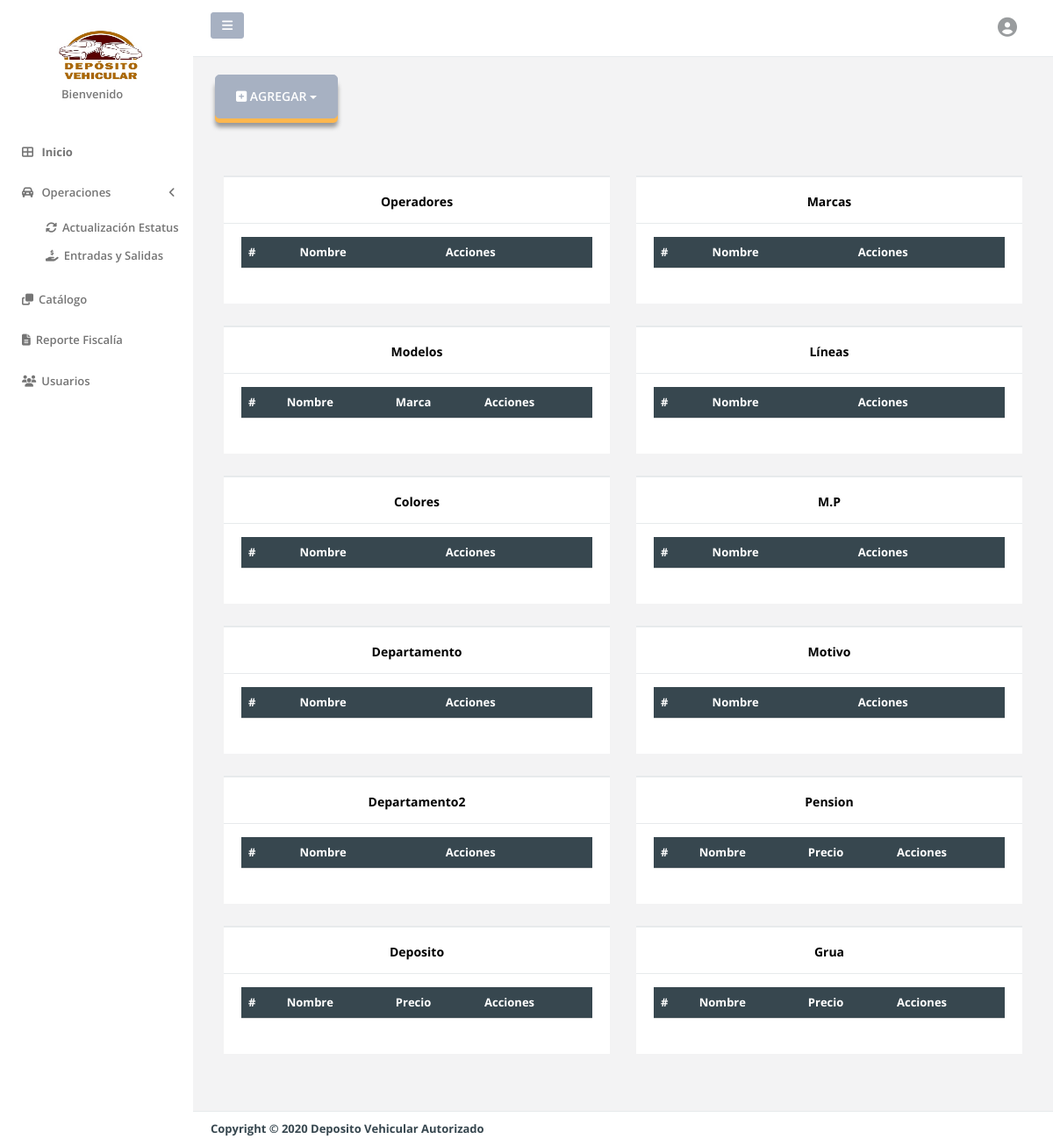
Page /catalogo.php on the earlier database version.
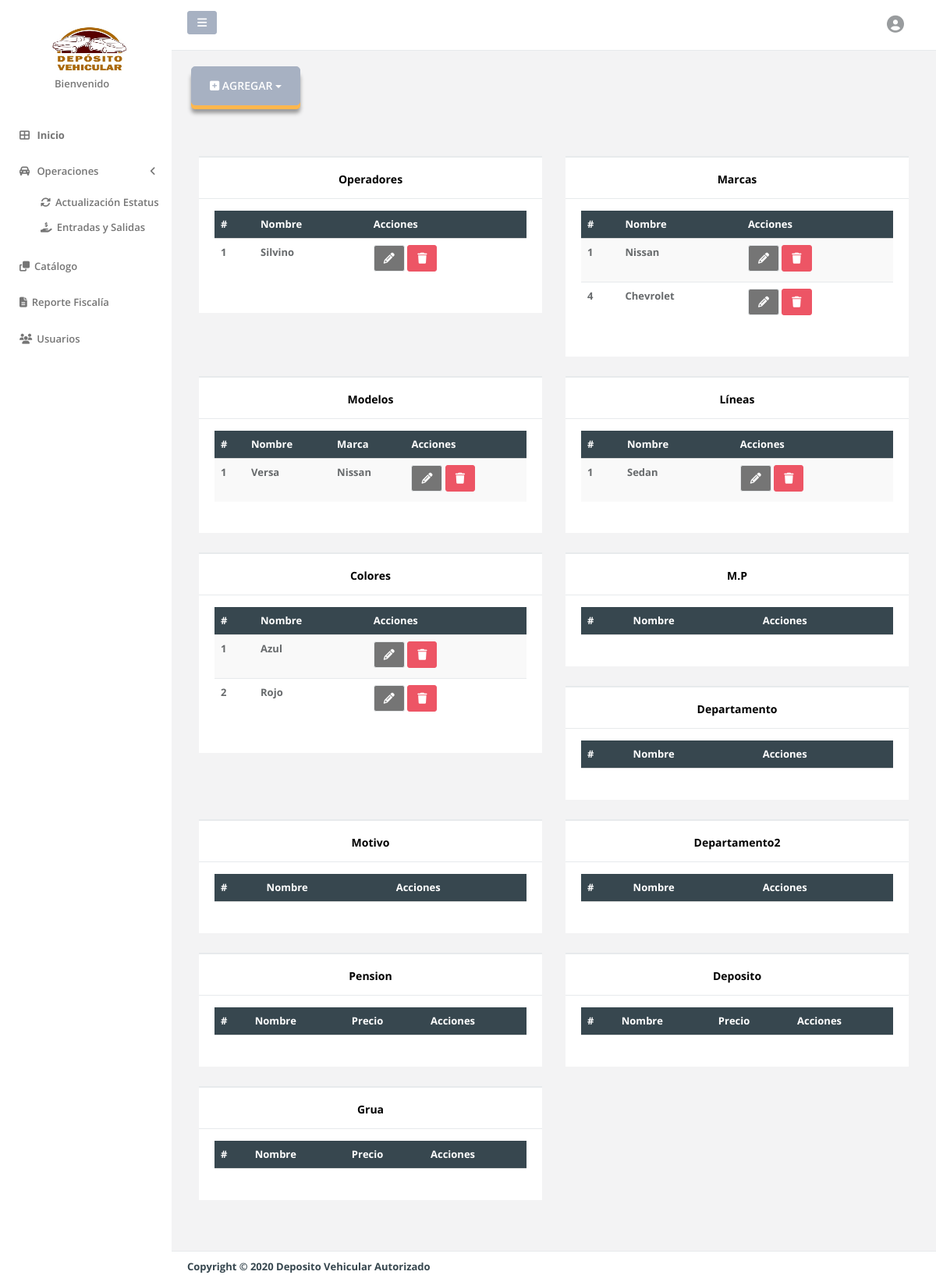
Same page on the later database version.
### tables this page shows
CREATE TABLE `operadores` (
  `id_operador` int(11) NOT NULL,
  `Nombre` varchar(200) NOT NULL
);

CREATE TABLE `marcas` (
  `id_marca` int(11) NOT NULL,
  `Nombre` varchar(100) NOT NULL
);

CREATE TABLE `modelos` (
  `id_modelo` int(11) NOT NULL,
  `MNombre` varchar(40) NOT NULL,
  `Marca` int(11) NOT NULL
);

CREATE TABLE `lineas` (
  `id_linea` int(11) NOT NULL,
  `Nombre` varchar(40) NOT NULL
);

CREATE TABLE `colores` (
  `id_color` int(11) NOT NULL,
  `Nombre` varchar(40) NOT NULL
);

### catalogo.php (the view, shortened to what the changed rows need)
<!DOCTYPE html>
<html>
<head>
    <link href="css/bootstrap.min.css" rel="stylesheet">
    <link href="font-awesome/css/font-awesome.css" rel="stylesheet">
    <link href="css/plugins/toastr/toastr.min.css" rel="stylesheet">
    <link href="css/animate.css" rel="stylesheet">
    <link href="css/style.css" rel="stylesheet">
    <link href="js/plugins/gritter/jquery.gritter.css" rel="stylesheet">
    <link href="css/plugins/dataTables/datatables.min.css" rel="stylesheet">
    <link rel="stylesheet" type="text/css" href="js/alertifyjs/css/alertify.css">
    <link rel="stylesheet" type="text/css" href="js/alertifyjs/css/themes/default.css">
</head>
<body>
<div id="wrapper" style="background-color: #fff;">
<div id="page-wrapper" class="gray-bg">
<div class="wrapper wrapper-content">
        <div class="wrapper wrapper-content animated fadeInRight">
            <div class="row">
                <div class="col-lg-6">
                <div class="ibox float-e-margins">
                    <div class="ibox-content">
                        <table class="table">
                            <thead>
                            <tr style="background-color:#37474f;color:#fff" >
                                <th>#</th>
                                <th>Nombre</th>
                                <th>Acciones</th>
                            </tr>
                            </thead>
                            <tbody>
                            <?php
                           require('ContOperador.php');
                                ?>
                            </tbody>
                        </table>
                    </div>
                </div>
            </div>
            <div class="col-lg-6">
                <div class="ibox float-e-margins">
                    <div class="ibox-content">
                        <table class="table table-striped">
                            <thead>
                            <tr style="background-color:#37474f;color:#fff">
                                <th>#</th>
                                <th>Nombre</th>
                                <th>Acciones</th>
                            </tr>
                            </thead>
                            <tbody>
                            <?php
                           require('ContMarcas.php');
                                ?>
                            </tbody>
                        </table>
                    </div>
                </div>
            </div>
            </div>
            <div class="row">
                <div class="col-lg-6">
                    <div class="ibox float-e-margins">
                        <div class="ibox-content">
                            <table class="table table-striped">
                                <thead>
                                <tr style="background-color:#37474f;color:#fff">
                                    <th>#</th>
                                    <th>Nombre</th>
                                    <th>Marca</th>
                                    <th>Acciones</th>
                                </tr>
                                </thead>
                                <tbody>
                                <?php
                           require('ContModelo.php');
                                ?>
                                </tbody>
                            </table>
                        </div>
                    </div>
                </div>
                <div class="col-lg-6">
                    <div class="ibox float-e-margins">
                        <div class="ibox-content">
                            <table class="table table-striped">
                                <thead>
                                <tr style="background-color:#37474f;color:#fff">
                                    <th>#</th>
                                    <th>Nombre</th>
                                    <th>Acciones</th>
                                </tr>
                                </thead>
                                <tbody>
                                <?php
                           require('ContLineas.php');
                                ?>
                                </tbody>
                            </table>
                        </div>
                    </div>
                </div>
                <div class="col-lg-6">
                    <div class="ibox float-e-margins">
                        <div class="ibox-content">
                            <table class="table table-striped">
                                <thead>
                                <tr style="background-color:#37474f;color:#fff">
                                    <th>#</th>
                                    <th>Nombre</th>
                                    <th>Acciones</th>
                                </tr>
                                </thead>
                                <tbody>
                                <?php
                           require('ContColor.php');
                                ?>
                                </tbody>
                            </table>
                        </div>
                    </div>
                </div>
                <div class="col-lg-6">
                    <div class="ibox float-e-margins">
                        <div class="ibox-content">
                            <table class="table table-striped">
                                <thead>
                                <tr style="background-color:#37474f;color:#fff">
                                    <th>#</th>
                                    <th>Nombre</th>
                                    <th>Acciones</th>
                                </tr>
                                </thead>
                            </table>
                        </div>
                    </div>
                </div>
                <div class="col-lg-6">
                    <div class="ibox float-e-margins">
                        <div class="ibox-content">
                            <table class="table table-striped">
                                <thead>
                                <tr style="background-color:#37474f;color:#fff">
                                    <th>#</th>
                                    <th>Nombre</th>
                                    <th>Acciones</th>
                                </tr>
                                </thead>
                            </table>
                        </div>
                    </div>
                </div>
                <div class="col-lg-6">
                    <div class="ibox float-e-margins">
                        <div class="ibox-content">
                            <table class="table table-striped">
                                <thead>
                                <tr style="background-color:#37474f;color:#fff">
                                    <th>#</th>
                                    <th>Nombre</th>
                                    <th>Acciones</th>
                                </tr>
                                </thead>
                            </table>
                        </div>
                    </div>
                </div>
                <div class="col-lg-6">
                    <div class="ibox float-e-margins">
                        <div class="ibox-content">
                            <table class="table table-striped">
                                <thead>
                                <tr style="background-color:#37474f;color:#fff">
                                    <th>#</th>
                                    <th>Nombre</th>
                                    <th>Acciones</th>
                                </tr>
                                </thead>
                            </table>
                        </div>
                    </div>
                </div>
                <div class="col-lg-6">
                    <div class="ibox float-e-margins">
                        <div class="ibox-content">
                            <table class="table table-striped">
                                <thead>
                                <tr style="background-color:#37474f;color:#fff">
                                    <th>#</th>
                                    <th>Nombre</th>
                                    <th>Precio</th>
                                    <th>Acciones</th>
                                </tr>
                                </thead>
                            </table>
                        </div>
                    </div>
                </div>
                <div class="col-lg-6">
                    <div class="ibox float-e-margins">
                        <div class="ibox-content">
                            <table class="table table-striped">
                                <thead>
                                <tr style="background-color:#37474f;color:#fff">
                                    <th>#</th>
                                    <th>Nombre</th>
                                    <th>Precio</th>
                                    <th>Acciones</th>
                                </tr>
                                </thead>
                            </table>
                        </div>
                    </div>
                </div>
                <div class="col-lg-6">
                    <div class="ibox float-e-margins">
                        <div class="ibox-content">
                            <table class="table table-striped">
                                <thead>
                                <tr style="background-color:#37474f;color:#fff">
                                    <th>#</th>
                                    <th>Nombre</th>
                                    <th>Precio</th>
                                    <th>Acciones</th>
                                </tr>
                                </thead>
                            </table>
                        </div>
                    </div>
                </div>
            </div>
            </div>
</div>
</div>
</div>
</body>
</html>

### ContOperador.php (shortened to what the changed rows need)
<?php
require("conec.php");
$consulta=mysqli_query($con,"SELECT * from operadores");
        while($row = mysqli_fetch_array($consulta)){
            echo "<tr id='delete".$row['id_operador']."'>";
            echo "<td><b>" . $row['id_operador'] .  "</b></td>";
            echo "<td><b>" . $row['Nombre'] .  "</b></td>";
            echo "<td>
            <a data-target='#EditarOperador' data-toggle='modal' class='btn btn-default' style='background-color:#757575;color:#fff' data-id=".$row['id_operador']."><i class='fas fa-pencil-alt' title='Editar'></i></a>
           <a onclick='deleteoperador(".$row['id_operador'].")' class='btn btn-danger'><i class='fas fa-trash' title='Eliminar'></i></a>
           </td>";
            echo"</tr>";
        }
?>

### ContMarcas.php (shortened to what the changed rows need)
<?php
require("conec.php");
$consulta=mysqli_query($con,"SELECT * from marcas");
        while($row = mysqli_fetch_array($consulta)){
            echo "<tr id='delete".$row['id_marca']."'>";
            echo "<td><b>" . $row['id_marca'] .  "</b></td>";
            echo "<td><b>" . $row['Nombre'] .  "</b></td>";
            echo "<td>
            <a data-target='#EditarMarca' data-toggle='modal' class='btn btn-default' style='background-color:#757575;color:#fff' data-id=".$row['id_marca']."><i class='fas fa-pencil-alt' title='Editar'></i></a>
           <a onclick='deletemarca(".$row['id_marca'].")' class='btn btn-danger'><i class='fas fa-trash' title='Eliminar'></i></a>
           </td>";
            echo"</tr>";
        }
?>

### ContModelo.php (shortened to what the changed rows need)
<?php
require("conec.php");
$consulta=mysqli_query($con,"SELECT C.id_modelo,C.MNombre,C.Marca,S.Nombre from modelos C  inner join marcas S on C.Marca = S.id_marca");
        while($row = mysqli_fetch_array($consulta)){
            echo "<tr id='delete".$row['id_modelo']."'>";
            echo "<td><b>" . $row['id_modelo'] .  "</b></td>";
            echo "<td><b>" . $row['MNombre'] .  "</b></td>";
            echo "<td><b>" . $row['Nombre'] .  "</b></td>";
            echo "<td>
            <a data-target='#EditarModelo' data-toggle='modal' class='btn btn-default' style='background-color:#757575;color:#fff' data-id=".$row['id_modelo']."><i class='fas fa-pencil-alt' title='Editar'></i></a>
           <a onclick='deletemodelo(".$row['id_modelo'].")' class='btn btn-danger'><i class='fas fa-trash' title='Eliminar'></i></a>
           </td>";
            echo"</tr>";
        }
?>

### ContLineas.php (shortened to what the changed rows need)
<?php
require("conec.php");
$consulta=mysqli_query($con,"SELECT * from lineas");
        while($row = mysqli_fetch_array($consulta)){
            echo "<tr id='delete".$row['id_linea']."'>";
            echo "<td><b>" . $row['id_linea'] .  "</b></td>";
            echo "<td><b>" . $row['Nombre'] .  "</b></td>";
            echo "<td>
            <a data-target='#EditarLinea' data-toggle='modal' class='btn btn-default' style='background-color:#757575;color:#fff' data-id=".$row['id_linea']."><i class='fas fa-pencil-alt' title='Editar'></i></a>
           <a onclick='deletelinea(".$row['id_linea'].")' class='btn btn-danger'><i class='fas fa-trash' title='Eliminar'></i></a>
           </td>";
            echo"</tr>";
        }
?>

### ContColor.php (shortened to what the changed rows need)
<?php
require("conec.php");
$consulta=mysqli_query($con,"SELECT * from colores");
        while($row = mysqli_fetch_array($consulta)){
            echo "<tr id='delete".$row['id_color']."'>";
            echo "<td><b>" . $row['id_color'] .  "</b></td>";
            echo "<td><b>" . $row['Nombre'] .  "</b></td>";
            echo "<td>
            <a data-target='#EditarColor' data-toggle='modal' class='btn btn-default' style='background-color:#757575;color:#fff' data-id=".$row['id_color']."><i class='fas fa-pencil-alt' title='Editar'></i></a>
           <a onclick='deletecolor(".$row['id_color'].")' class='btn btn-danger'><i class='fas fa-trash' title='Eliminar'></i></a>
           </td>";
            echo"</tr>";
        }
?>

Differences in the rows shown:
added operadores: id_operador "1", Nombre "Silvino"
added marcas: id_marca "1", Nombre "Nissan"
added marcas: id_marca "4", Nombre "Chevrolet"
added modelos: id_modelo "1", MNombre "Versa", Marca.Nombre "Nissan"
added lineas: id_linea "1", Nombre "Sedan"
added colores: id_color "1", Nombre "Azul"
added colores: id_color "2", Nombre "Rojo"
